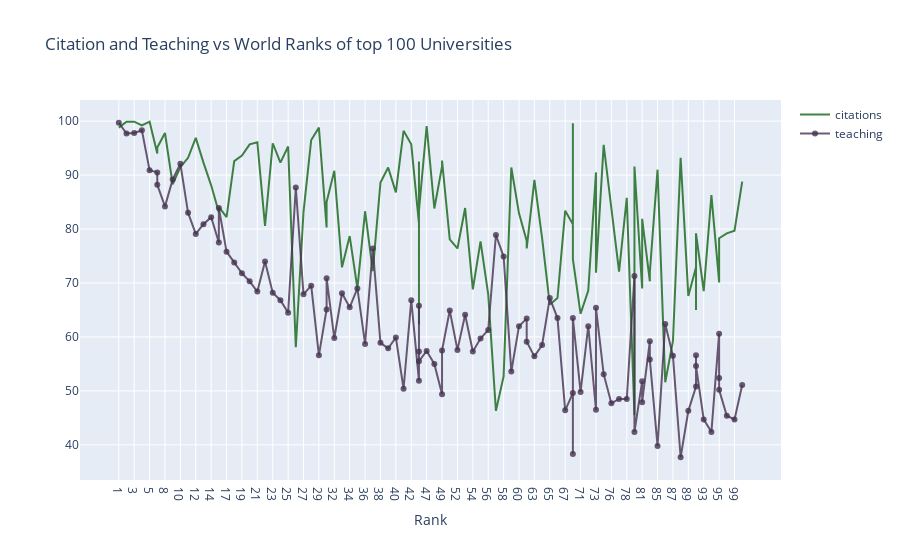

This figure's notebook cell:
### Code cell
# The data install
timesData = pd.read_csv('D:\ME\World Universities Rankings/timesData.csv')
df = timesData.iloc[:100, :]


trace1 = go.Scatter(
    x = df.world_rank,
    y = df.citations,
    mode = 'lines',
    name = 'citations',
    marker = dict(color = 'rgba(19, 100, 22, 0.8)'),
    text = df.university_name
)

trace2 = go.Scatter(
    x = df.world_rank,
    y = df.teaching,
    mode = 'lines+markers',
    name = 'teaching',
    marker = dict(color = 'rgba(70, 50, 80, 0.8)'),
    text = df.university_name
)
data = [trace1, trace2]
layout = dict(title = 'Citation and Teaching vs World Ranks of top 100 Universities',
             xaxis = dict(title = 'Rank', ticklen = 5, zeroline = False)
             )
fig = dict(data = data, layout = layout)
iplot(fig)

### Figure 1 — Plotly figure (JSON) as saved in the notebook; plotly's stock layout.template omitted (floating-point values rounded to 4 significant figures)
{"data": [{"marker": {"color": "rgba(19, 100, 22, 0.8)"}, "mode": "lines", "name": "citations", "text": ["Harvard University", "California Institute of Technology", "Massachusetts Institute of Technology", "Stanford University", "Princeton University", "University of Cambridge", "University of Oxford", "University of California, Berkeley", "Imperial College London", "Yale University", "University of California, Los Angeles", "University of Chicago", "Johns Hopkins University", "Cornell University", "ETH Zurich – Swiss Federal Institute of Technology Zurich", "University of Michigan", "University of Toronto", "Columbia University", "University of Pennsylvania", "Carnegie Mellon University", "University of Hong Kong", "University College London", "University of Washington", "Duke University", "Northwestern University", "University of Tokyo", "Georgia Institute of Technology", "Pohang University of Science and Technology", "University of California, Santa Barbara", "University of British Columbia", "University of North Carolina at Chapel Hill", "University of California, San Diego", "University of Illinois at Urbana-Champaign", "National University of Singapore", "McGill University", "University of Melbourne", "Peking University", "Washington University in St Louis", "École Polytechnique", "University of Edinburgh", "Hong Kong University of Science and Technology", "École Normale Supérieure", "Australian National University", "Karolinska Institute", "University of Göttingen", "University of Wisconsin", "Rice University", "École Polytechnique Fédérale de Lausanne", "University of California, Irvine", "University of Science and Technology of China", "Vanderbilt University", "University of Minnesota", "Tufts University", "University of California, Davis", "Brown University", "University of Massachusetts", "Kyoto University", "Tsinghua University", "Boston University", "New York University", "Emory University", "LMU Munich", "University of Notre Dame", "University of Pittsburgh", "Case Western Reserve University", "Ohio State University", "University of Colorado Boulder", "University of Bristol", "University of California, Santa Cruz", "Yeshiva University", "University of Sydney", "University of Virginia", "University of Adelaide", "University of Southern California", "William & Mary", "Trinity College Dublin", "King’s College London", "Stony Brook University", "Korea Advanced Institute of Science and Technology (KAIST)", "University of Sussex", "The University of Queensland", "University of York", "Heidelberg University", "University of Utah", "Durham University", "London School of Economics and Political Science", "University of Manchester", "Royal Holloway, University of London", "Lund University", "University of Southampton", "University of Zurich", "Wake Forest University", "McMaster University", "University College Dublin", "George Washington University", "University of Arizona", "University of Basel", "University of Maryland, College Park", "Dartmouth College", "École Normale Supérieure de Lyon"], "type": "scatter", "x": ["1", "2", "3", "4", "5", "6", "6", "8", "9", "10", "11", "12", "13", "14", "15", "15", "17", "18", "19", "20", "21", "22", "23", "24", "25", "26", "27", "28", "29", "30", "30", "32", "33", "34", "35", "36", "37", "38", "39", "40", "41", "42", "43", "43", "43", "43", "47", "48", "49", "49", "51", "52", "53", "54", "55", "56", "57", "58", "59", "60", "61", "61", "63", "64", "65", "66", "67", "68", "68", "68", "71", "72", "73", "73", "75", "76", "77", "78", "79", "79", "81", "81", "83", "83", "85", "86", "87", "88", "89", "90", "90", "90", "93", "94", "95", "95", "95", "98", "99", "100"], "y": [98.8, 99.9, 99.9, 99.2, 99.9, 94, 95.1, 97.8, 88.3, 91.5, 93.2, 96.9, 92.3, 88.1, 83.1, 84.1, 82.2, 92.6, 93.6, 95.7, 96.1, 80.6, 95.9, 92.3, 95.3, 58.1, 83.2, 96.5, 98.8, 80.3, 85, 90.8, 72.9, 78.7, 69, 83.3, 72.2, 88.6, 91.4, 86.8, 98.2, 95.7, 81, 62.3, 92.5, 83.4, 99.1, 83.8, 91.6, 92.7, 78.1, 76.4, 83.9, 68.8, 77.7, 67.9, 46.3, 52.7, 91.4, 82.9, 77.8, 76.4, 89.1, 78.3, 66, 67.2, 83.4, 80.9, 99.6, 74.4, 64.3, 68.6, 90.5, 71.9, 95.6, 84.4, 72.1, 85.8, 45.5, 91.6, 69, 81.9, 70.3, 72, 91, 51.6, 59.2, 93.2, 67.6, 72.9, 65, 79.2, 68.5, 86.3, 70.2, 70.1, 78.3, 79.2, 79.7, 88.8]}, {"marker": {"color": "rgba(70, 50, 80, 0.8)"}, "mode": "lines+markers", "name": "teaching", "text": ["Harvard University", "California Institute of Technology", "Massachusetts Institute of Technology", "Stanford University", "Princeton University", "University of Cambridge", "University of Oxford", "University of California, Berkeley", "Imperial College London", "Yale University", "University of California, Los Angeles", "University of Chicago", "Johns Hopkins University", "Cornell University", "ETH Zurich – Swiss Federal Institute of Technology Zurich", "University of Michigan", "University of Toronto", "Columbia University", "University of Pennsylvania", "Carnegie Mellon University", "University of Hong Kong", "University College London", "University of Washington", "Duke University", "Northwestern University", "University of Tokyo", "Georgia Institute of Technology", "Pohang University of Science and Technology", "University of California, Santa Barbara", "University of British Columbia", "University of North Carolina at Chapel Hill", "University of California, San Diego", "University of Illinois at Urbana-Champaign", "National University of Singapore", "McGill University", "University of Melbourne", "Peking University", "Washington University in St Louis", "École Polytechnique", "University of Edinburgh", "Hong Kong University of Science and Technology", "École Normale Supérieure", "Australian National University", "Karolinska Institute", "University of Göttingen", "University of Wisconsin", "Rice University", "École Polytechnique Fédérale de Lausanne", "University of California, Irvine", "University of Science and Technology of China", "Vanderbilt University", "University of Minnesota", "Tufts University", "University of California, Davis", "Brown University", "University of Massachusetts", "Kyoto University", "Tsinghua University", "Boston University", "New York University", "Emory University", "LMU Munich", "University of Notre Dame", "University of Pittsburgh", "Case Western Reserve University", "Ohio State University", "University of Colorado Boulder", "University of Bristol", "University of California, Santa Cruz", "Yeshiva University", "University of Sydney", "University of Virginia", "University of Adelaide", "University of Southern California", "William & Mary", "Trinity College Dublin", "King’s College London", "Stony Brook University", "Korea Advanced Institute of Science and Technology (KAIST)", "University of Sussex", "The University of Queensland", "University of York", "Heidelberg University", "University of Utah", "Durham University", "London School of Economics and Political Science", "University of Manchester", "Royal Holloway, University of London", "Lund University", "University of Southampton", "University of Zurich", "Wake Forest University", "McMaster University", "University College Dublin", "George Washington University", "University of Arizona", "University of Basel", "University of Maryland, College Park", "Dartmouth College", "École Normale Supérieure de Lyon"], "type": "scatter", "x": ["1", "2", "3", "4", "5", "6", "6", "8", "9", "10", "11", "12", "13", "14", "15", "15", "17", "18", "19", "20", "21", "22", "23", "24", "25", "26", "27", "28", "29", "30", "30", "32", "33", "34", "35", "36", "37", "38", "39", "40", "41", "42", "43", "43", "43", "43", "47", "48", "49", "49", "51", "52", "53", "54", "55", "56", "57", "58", "59", "60", "61", "61", "63", "64", "65", "66", "67", "68", "68", "68", "71", "72", "73", "73", "75", "76", "77", "78", "79", "79", "81", "81", "83", "83", "85", "86", "87", "88", "89", "90", "90", "90", "93", "94", "95", "95", "95", "98", "99", "100"], "y": [99.7, 97.7, 97.8, 98.3, 90.9, 90.5, 88.2, 84.2, 89.2, 92.1, 83, 79.1, 80.9, 82.2, 77.5, 83.9, 75.8, 73.8, 71.8, 70.3, 68.4, 74, 68.2, 66.8, 64.5, 87.7, 67.9, 69.5, 56.6, 65.1, 70.9, 59.8, 68.1, 65.5, 69, 58.7, 76.4, 58.9, 57.9, 59.9, 50.4, 66.8, 51.9, 65.8, 57.3, 55.5, 57.4, 55, 49.4, 57.5, 64.9, 57.6, 64.1, 57.3, 59.7, 61.3, 78.9, 74.9, 53.6, 62, 63.4, 59.1, 56.4, 58.5, 67.2, 63.5, 46.4, 49.6, 38.3, 63.5, 49.8, 62, 46.5, 65.4, 53.1, 47.7, 48.5, 48.5, 71.3, 42.4, 51.8, 47.9, 59.2, 55.8, 39.8, 62.4, 56.5, 37.7, 46.3, 50.8, 56.6, 54.6, 44.7, 42.4, 60.6, 52.4, 50.2, 45.4, 44.7, 51.1]}], "layout": {"title": {"text": "Citation and Teaching vs World Ranks of top 100 Universities"}, "xaxis": {"ticklen": 5, "title": {"text": "Rank"}, "zeroline": false}}}
